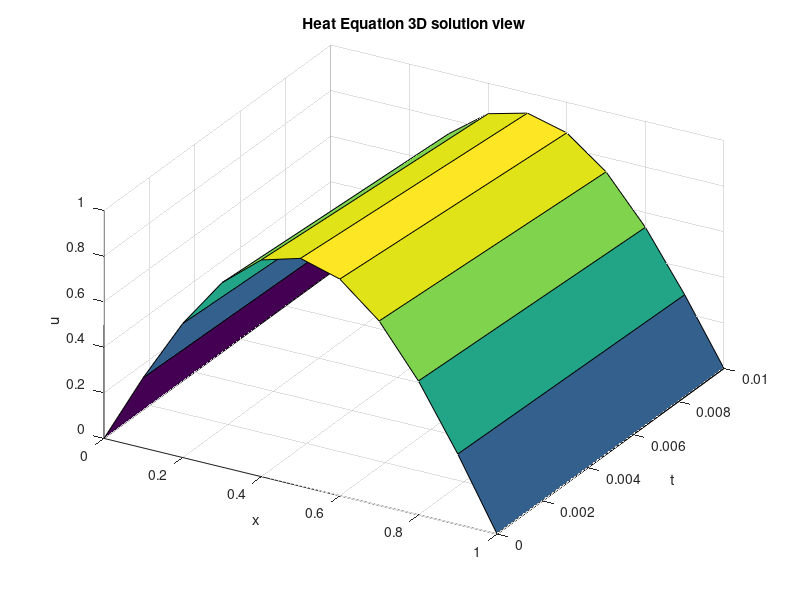
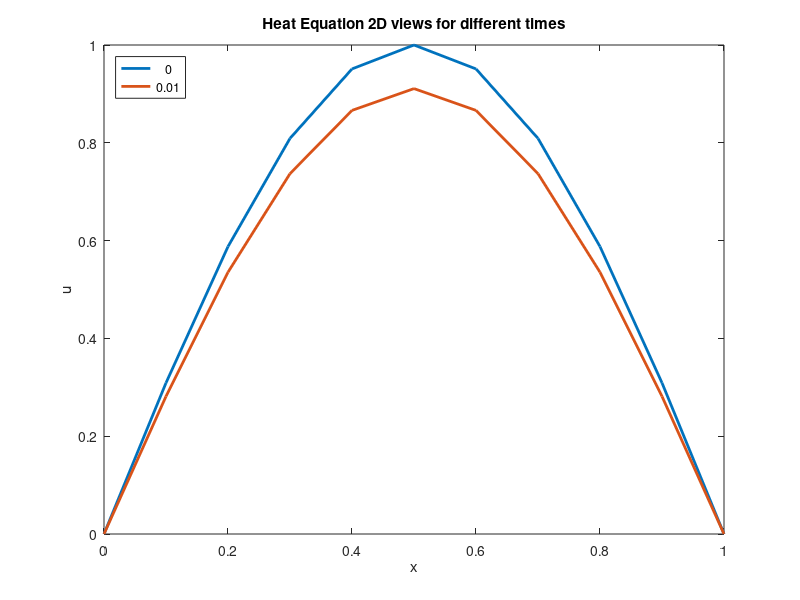

Write the MATLAB code that produced these figures, in order.
% Heat equation  in 1D 
% The PDE for 1D heat equation is Ut=Uxx, 0=<t,0=<x=<L
% Initial condions are U(0,t)=a(t);U(L,t)=b(t)
% the boundary condition is U(x,0)=g(x)
%  u(t,x) is the solution matrix.
% the finite linear heat equation is  solved is....
% -u(i-1,j)=alpha*u(i,j-1)-[1+2*alpha]*u(i,j)+alpha*u(i,j+1)...(1)
%alpha=dx/dt^2. dx,dt are  finite division for x and t.
% t is columnwise
%x is rowwise dealt in this code
%suggestions and discussions are welcome.
% All the best salorajan@gmail.com
clear;
clc;
clf;
% Input Data
L=1;tf=.01;
a = @(t) 0;         %2*t;       %boundary condition x=0
b = @(t) 0;           %2*t+L;     %boundary condition x=L
g = @(x) sin(pi.*x);  %x.^2;      %initial condition, t=0
dt=0.01;
dx=0.1;
alpha=dt/dx^2;
%The analytical solution is
ua=@(x,t) x.^2+2*t;
%------------------------
nx=L/dx;
nt=tf/dt;
t1=0:dt:tf;
x1=0:dx:L;
u=zeros(nt+1,nx+1);
u(:,1)=a(t1)';
u(:,end)=b(t1');
u(1,:)=g(x1);
%------------------------
%We observe the equation (1) is in form_ A*u(t,x)=-u(t-1,x)
%A is (nx+1,nx+1) size square natrix
A=eye(nx+1);
for i=2:nx
    A(i,i-1:i+1)=[alpha -1-2*alpha alpha];
end
% u(t,x) is deternuned sequentially
for i=2:nt+1
    B=-u(i-1,:)';
        B(1)=u(i,1);
        B(end)=u(i,end);
        u1 =(A\B)'; 
    u(i,2:nx) =u1(2:nx); 
end
%---------------------
%Plotting the results.
figure(1)
X1=kron(ones(nt+1,1),x1);
T1=kron(ones(1,nx+1),t1');
surf(X1,T1,u)
view(30,40);
title('Heat Equation 3D solution view')
xlabel('x')
ylabel('t')
zlabel('u')
figure(2)
for i=1:nt+1
plot(x1,u(i,:),'linewidth',2);
hold on;
end
title('Heat Equation 2D views for different times')
xlabel('x')
%----------------
%Juat change input data to solve 1D Heat equation. Thank you.
ylabel('u')
legend(num2str(t1'),'Location','northwest');
